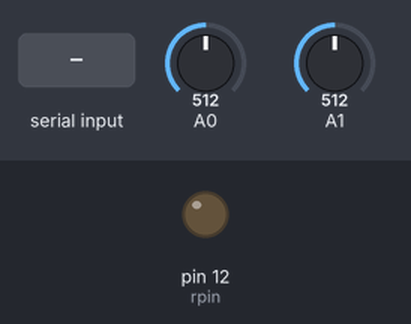
The sketch below on a simulated Arduino Uno, built with avr-gcc and run on an emulated ATmega328P. Parts: output pins drawn as LEDs (lit = HIGH). The test bench sets the inputs (shaded band); at power-on: A0 = 512, A1 = 512. What the sketch prints to the serial monitor is not drawn.

Above: at 1.2 s.
1.3 s: "ON" received over Serial
At 2.8 s:
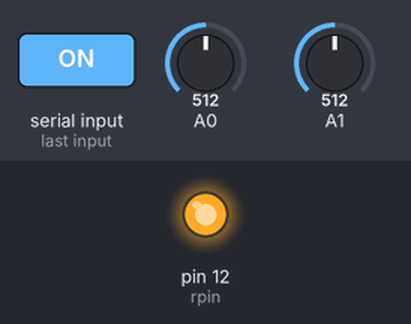
5.3 s: "OFF" received over Serial
At 7.0 s:
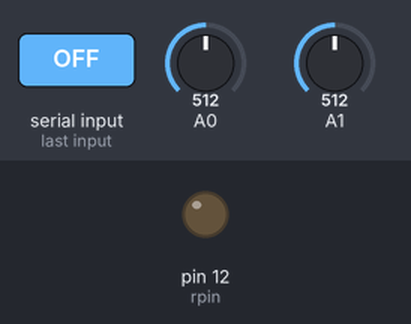
Timing chart, 0 to 8.5 s (numbered marks = the images above; inputs shaded):
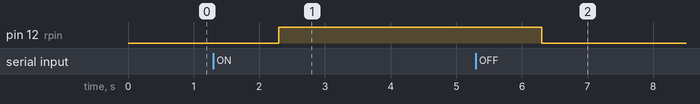

The sketch:

Transmitter__Arduino_.ino
```cpp
String rstate;

int rpin = 12;
float prevvol = 0.00;
float prevcurr = 0.00;
float prevpower = 0.00;
int adcvalue= 0;
float ecurrent = 0;
float tolerance = 0.5;


void setup() {

  Serial.begin(115200);
  pinMode(rpin, OUTPUT);

}

void loop() {

  if (Serial.available() != 0) {
    rstate = Serial.readString();

    if (rstate == "OFF") {
      digitalWrite(rpin, LOW);
  }

    if (rstate == "ON") {
      digitalWrite(rpin, HIGH);
  }

  }


  int sensorValue = analogRead(A1);
  float vol = (sensorValue * 25.0) / 1023.0;
  adcvalue = analogRead(A0);
  ecurrent = ((((adcvalue / 1024.0) * 5000) - 2500) / 185);
  float power = (vol * ecurrent);

  if (vol != prevvol || ecurrent != prevcurr || power != prevpower) {

    if (power == 0) {

      Serial.print(" Device;    Disconnected");
      prevvol = vol;
      prevcurr = ecurrent;
      prevpower = power;

    }

    else {

      Serial.print("  V=");
      Serial.print(vol);
      Serial.print("v");
      prevvol = vol;
      Serial.print(" I=");
      Serial.print(ecurrent);
      Serial.print("A");
      prevcurr = ecurrent;
      Serial.print(";   P=");
      Serial.print(power);
      Serial.print("Watt");
      prevpower = power;

    }

    delay(200);

    }

}
```

Measured:
- after the input at 1.3 s, pin 12 (rpin): LOW → HIGH after 1.0 s
- after the input at 5.3 s, pin 12 (rpin): HIGH → LOW after 1.0 s
